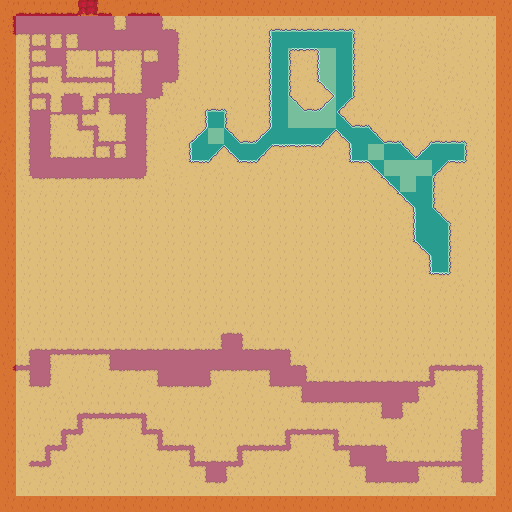

Below is a game level as drawn by its tile map, then a one-line description and the .tmx that defines it (tile-layer data replaced by summaries):
An orthogonal 32x32 tile map with 16x16 px tiles, 3 tile layers (main, over, collision), 3 tilesets and 23 objects.

<map version="1.9" tiledversion="1.9.2" orientation="orthogonal" renderorder="right-down" width="32" height="32" tilewidth="16" tileheight="16" infinite="0" nextlayerid="5" nextobjectid="68">
 <tileset firstgid="1" source="ground.tsx" />
 <tileset firstgid="121" source="collision.tsx" />
 <tileset firstgid="129" source="objects.tsx" />
 <layer id="3" name="main" width="32" height="32">
  <data>[1024 cells, 1024 non-empty, 43 distinct tile ids]</data>
 </layer>
 <layer id="2" name="over" width="32" height="32">
  <data>[1024 cells, 2 non-empty, 2 distinct tile ids]</data>
 </layer>
 <objectgroup id="4" name="objects">
  <object id="17" gid="145" x="16" y="176" width="16" height="32" />
  <object id="42" gid="131" x="176" y="112" width="16" height="32" />
  <object id="43" gid="144" x="96" y="192" width="16" height="80" />
  <object id="44" gid="129" x="64" y="288" width="16" height="32" />
  <object id="45" gid="130" x="80" y="288" width="16" height="32" />
  <object id="46" gid="131" x="96" y="288" width="16" height="32" />
  <object id="47" gid="132" x="112" y="288" width="16" height="32" />
  <object id="49" gid="133" x="128" y="288" width="16" height="32" />
  <object id="50" gid="134" x="144" y="288" width="16" height="32" />
  <object id="51" gid="135" x="160" y="288" width="16" height="32" />
  <object id="52" gid="136" x="176" y="288" width="16" height="16" />
  <object id="53" gid="137" x="192" y="288" width="16" height="16" />
  <object id="54" gid="138" x="208" y="288" width="16" height="16" />
  <object id="55" gid="139" x="224" y="288" width="16" height="16" />
  <object id="56" gid="140" x="240" y="288" width="16" height="80" />
  <object id="57" gid="141" x="256" y="288" width="16" height="32" />
  <object id="58" gid="142" x="272" y="288" width="16" height="80" />
  <object id="59" gid="143" x="288" y="288" width="16" height="80" />
  <object id="60" gid="144" x="304" y="288" width="16" height="80" />
  <object id="61" gid="145" x="320" y="288" width="16" height="32" />
  <object id="65" gid="146" x="64" y="464" width="32" height="32" />
  <object id="66" gid="147" x="112" y="464" width="32" height="32" />
  <object id="67" gid="148" x="160" y="464" width="32" height="32" />
 </objectgroup>
 <layer id="1" name="collision" width="32" height="32">
  <data>[1024 cells, 1024 non-empty, 7 distinct tile ids]</data>
 </layer>
</map>
